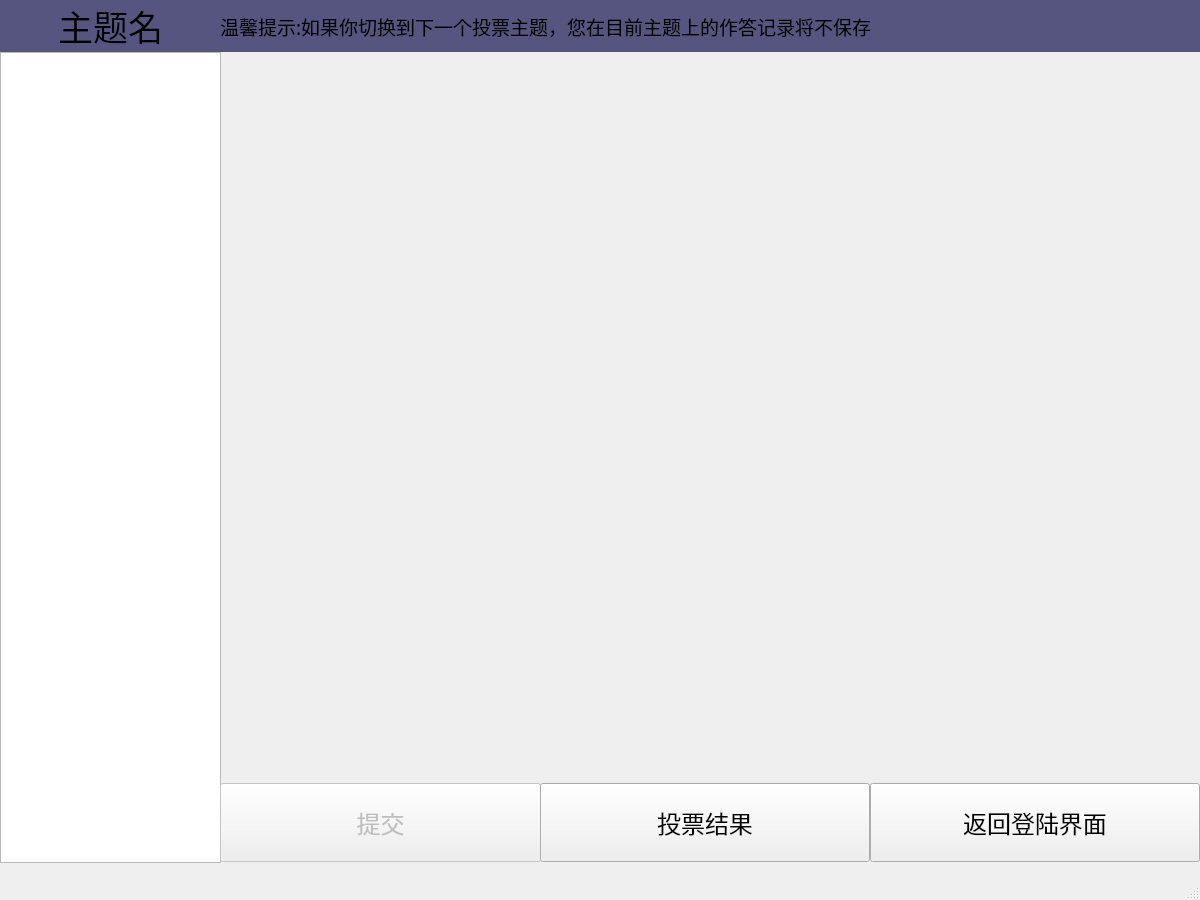
<?xml version="1.0" encoding="UTF-8"?>
<ui version="4.0">
 <class>VotePage</class>
 <widget class="QMainWindow" name="VotePage">
  <property name="geometry">
   <rect>
    <x>0</x>
    <y>0</y>
    <width>1200</width>
    <height>900</height>
   </rect>
  </property>
  <property name="sizePolicy">
   <sizepolicy hsizetype="Preferred" vsizetype="Expanding">
    <horstretch>0</horstretch>
    <verstretch>6</verstretch>
   </sizepolicy>
  </property>
  <property name="windowTitle">
   <string>投票界面</string>
  </property>
  <property name="styleSheet">
   <string notr="true"/>
  </property>
  <widget class="QWidget" name="centralwidget">
   <widget class="QListWidget" name="displaylistWidget">
    <property name="geometry">
     <rect>
      <x>0</x>
      <y>52</y>
      <width>221</width>
      <height>811</height>
     </rect>
    </property>
    <property name="font">
     <font>
      <family>Arial</family>
      <pointsize>16</pointsize>
     </font>
    </property>
   </widget>
   <widget class="QLabel" name="label">
    <property name="geometry">
     <rect>
      <x>220</x>
      <y>0</y>
      <width>981</width>
      <height>52</height>
     </rect>
    </property>
    <property name="font">
     <font>
      <family>楷体</family>
      <pointsize>14</pointsize>
      <weight>50</weight>
      <italic>false</italic>
      <bold>false</bold>
     </font>
    </property>
    <property name="styleSheet">
     <string notr="true">background-color: rgb(85, 85, 127);</string>
    </property>
    <property name="text">
     <string>温馨提示:如果你切换到下一个投票主题，您在目前主题上的作答记录将不保存</string>
    </property>
    <property name="alignment">
     <set>Qt::AlignLeading|Qt::AlignLeft|Qt::AlignVCenter</set>
    </property>
   </widget>
   <widget class="QLabel" name="label_3">
    <property name="geometry">
     <rect>
      <x>0</x>
      <y>0</y>
      <width>221</width>
      <height>52</height>
     </rect>
    </property>
    <property name="font">
     <font>
      <family>楷体</family>
      <pointsize>26</pointsize>
     </font>
    </property>
    <property name="styleSheet">
     <string notr="true">background-color: rgb(85, 85, 127);</string>
    </property>
    <property name="text">
     <string>主题名</string>
    </property>
    <property name="alignment">
     <set>Qt::AlignCenter</set>
    </property>
   </widget>
   <widget class="QPushButton" name="submitButton">
    <property name="enabled">
     <bool>false</bool>
    </property>
    <property name="geometry">
     <rect>
      <x>220</x>
      <y>783</y>
      <width>321</width>
      <height>79</height>
     </rect>
    </property>
    <property name="sizePolicy">
     <sizepolicy hsizetype="Minimum" vsizetype="Expanding">
      <horstretch>0</horstretch>
      <verstretch>0</verstretch>
     </sizepolicy>
    </property>
    <property name="font">
     <font>
      <family>楷体</family>
      <pointsize>18</pointsize>
     </font>
    </property>
    <property name="text">
     <string>提交</string>
    </property>
   </widget>
   <widget class="QPushButton" name="lookButton">
    <property name="enabled">
     <bool>true</bool>
    </property>
    <property name="geometry">
     <rect>
      <x>540</x>
      <y>783</y>
      <width>330</width>
      <height>79</height>
     </rect>
    </property>
    <property name="sizePolicy">
     <sizepolicy hsizetype="Minimum" vsizetype="Expanding">
      <horstretch>0</horstretch>
      <verstretch>0</verstretch>
     </sizepolicy>
    </property>
    <property name="font">
     <font>
      <family>楷体</family>
      <pointsize>18</pointsize>
     </font>
    </property>
    <property name="text">
     <string>投票结果</string>
    </property>
   </widget>
   <widget class="QPushButton" name="returnButton">
    <property name="enabled">
     <bool>true</bool>
    </property>
    <property name="geometry">
     <rect>
      <x>870</x>
      <y>783</y>
      <width>330</width>
      <height>79</height>
     </rect>
    </property>
    <property name="sizePolicy">
     <sizepolicy hsizetype="Minimum" vsizetype="Expanding">
      <horstretch>0</horstretch>
      <verstretch>0</verstretch>
     </sizepolicy>
    </property>
    <property name="font">
     <font>
      <family>楷体</family>
      <pointsize>18</pointsize>
     </font>
    </property>
    <property name="text">
     <string>返回登陆界面</string>
    </property>
   </widget>
  </widget>
  <widget class="QMenuBar" name="menubar">
   <property name="geometry">
    <rect>
     <x>0</x>
     <y>0</y>
     <width>1200</width>
     <height>30</height>
    </rect>
   </property>
  </widget>
  <widget class="QStatusBar" name="statusbar"/>
 </widget>
 <resources/>
 <connections/>
</ui>
